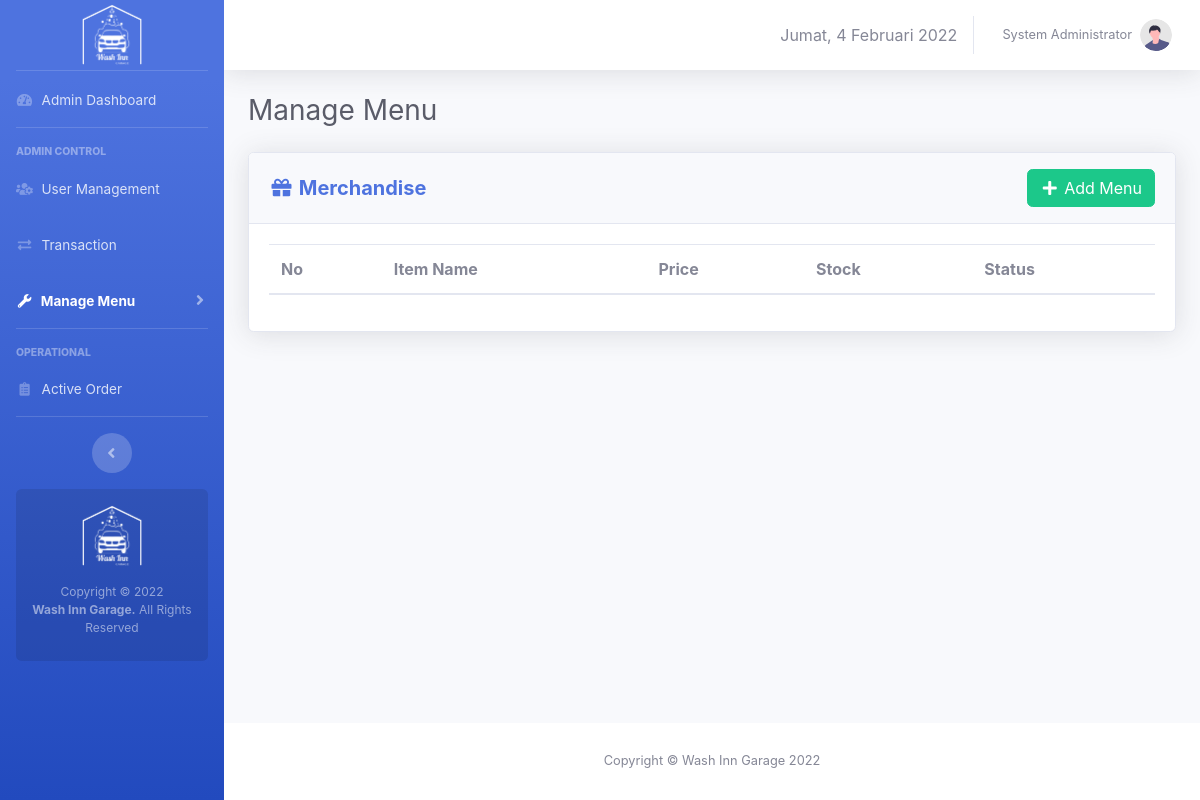
The page /admin/merch-menu.php (signed in) on the database as committed earlier.
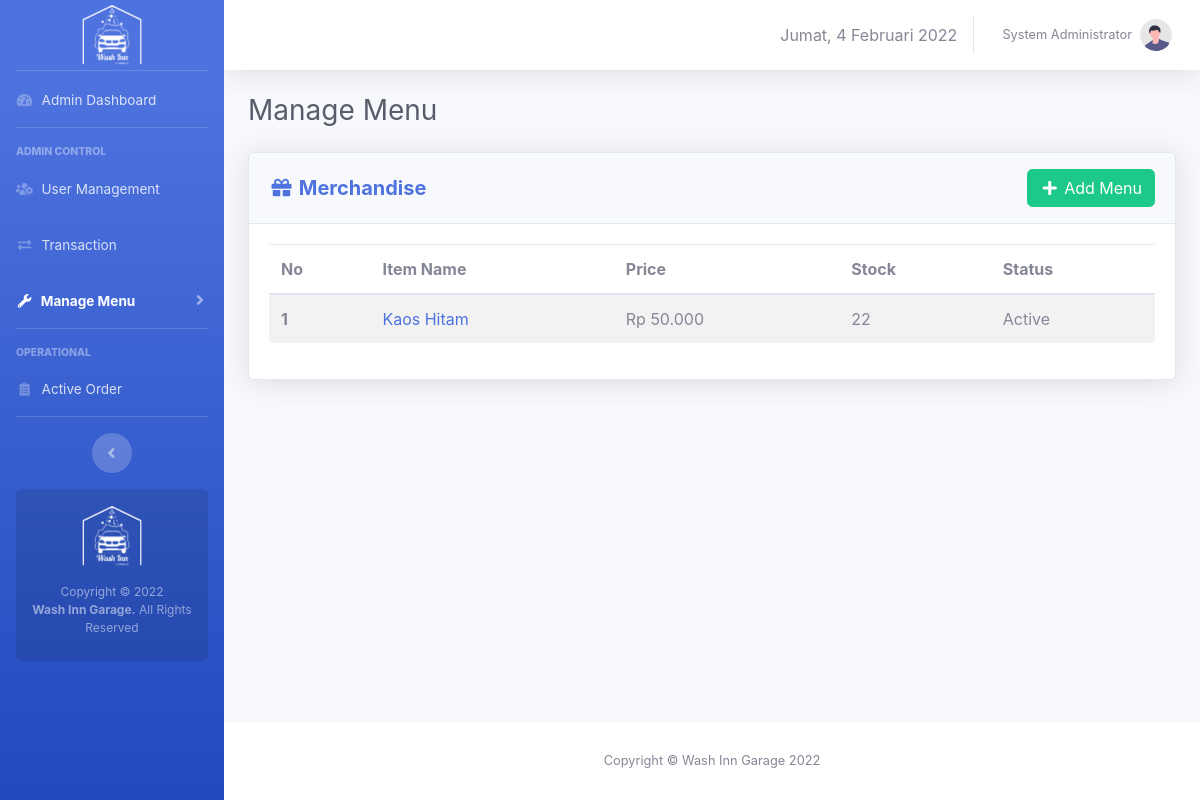
The same page on the database as committed later.
### tables this page shows
CREATE TABLE `menus` (
  `id` int(10) NOT NULL,
  `type` enum('service','merchandise','food','beverage','promotion') NOT NULL,
  `category` enum('Car','Motorcycle') DEFAULT NULL,
  `name` varchar(50) NOT NULL,
  `price` int(20) NOT NULL,
  `image` varchar(100) DEFAULT 'no-thumbnail.jpg',
  `description` varchar(1000) DEFAULT NULL,
  `stock` int(10) DEFAULT NULL,
  `poin` int(11) NOT NULL,
  `status` enum('active','inactive','out of stock') NOT NULL
);

### core/init.php (called while the page is built, shortened)
<?php
if (!empty($_SERVER['HTTPS']) && ('on' == $_SERVER['HTTPS'])) {
  $home = 'https://';
} else {
  $home = 'http://';
}
$home   .= $_SERVER['HTTP_HOST'] . '/washinngarage';
$assets  = $home . '/assets';

### admin/merch-menu.php (the view, shortened to what this page needs)
<?php
require_once 'admin-only.php';
$i = 1;
$query_getMerchandise = "SELECT * FROM menus WHERE type = 'merchandise'";
$execute_getMerchandise = mysqli_query($link, $query_getMerchandise);
?>
<!DOCTYPE html>
<html>
<head>
  <link rel="stylesheet" type="text/css" href="<?= $assets ?>/css/sb-admin-2.min.css">
  <link href="<?= $assets ?>/vendor/fontawesome-free/css/all.min.css" rel="stylesheet" type="text/css">
  <link href="<?= $assets ?>/vendor/datatables/dataTables.bootstrap4.min.css" rel="stylesheet">
</head>
<body class="page-top">
  <div id="wrapper">
    <?php require_once 'view-template/sidebar.php'; ?>
    <div id="content-wrapper" class="d-flex flex-column">
      <div id="content">
        <?php require_once 'view-template/topbar.php'; ?>
        <div class="container-fluid">
          <div class="d-sm-flex align-items-center justify-content-between mb-4">
            <h1 class="h3 mb-0 text-gray-800">Manage Menu </h1>
          </div>
          <div class="row">
            <div class="col-xl-12 col-lg-12" id="panelUtama">
              <div class="card shadow mb-4">
                <div class="card-header py-3 d-flex flex-row align-items-center justify-content-between">
                  <h5 class="m-0 font-weight-bold text-primary"><i class="fas fa-gift fa-fw"></i> Merchandise</h5>
                  <a data-toggle="modal" data-target="#addMenuModal" class="btn btn-success"><i class="fas fa-plus fa-fw"></i> Add Menu</a>
                </div>
                <div class="card-body">
                  <table class="table table-striped" id="services">
                    <thead>
                      <tr>
                        <th scope="col">No</th>
                        <th scope="col">Item Name</th>
                        <th scope="col">Price</th>
                        <th scope="col">Stock</th>
                        <th scope="col">Status</th>
                      </tr>
                    </thead>
                    <tbody>
                      <?php while ($merch = mysqli_fetch_assoc($execute_getMerchandise)) {
                        $status = ($merch['status'] == 'active') ? 'Active' : 'Inactive';
                        $type = ($merch['type'] == 'merchandise') ? 'Merchandise' : 'other';
                        $price = 'Rp ' . number_format($merch['price'], 0, ',', '.')
                      ?>
                        <tr onclick="openDetail('<?= $merch['image'] . '\',\'' . $merch['name'] . '\',\'' . $type . '\',\'' . $merch['stock'] . '\',\'' . $price . '\',\'' . $status . '\',\'' . $merch['description'] . '\',\'' . $merch['id'] . '\',\'' . $merch['price'] . '\',\'' . $merch['poin'] ?>')">
                          <th scope="row"><?= $i ?></th>
                          <td><a href="#" class="text-decoration-none"><?= $merch['name'] ?></a></td>
                          <td><?= $price ?></td>
                          <td><?= $merch['stock'] ?></td>
                          <td><?= $status ?></td>
                        </tr>
                      <?php $i++;
                      } ?>
                    </tbody>
                  </table>
                </div>
              </div>
            </div>
          </div>
        </div>
      </div>
      <?php require_once "view-template/footer.php" ?>
    </div>
  </div>
</body>
</html>

Rows that differ between the two databases and show on the page:
added menus: name "Kaos Hitam", price "Rp 50.000", stock "22", status "Active"
